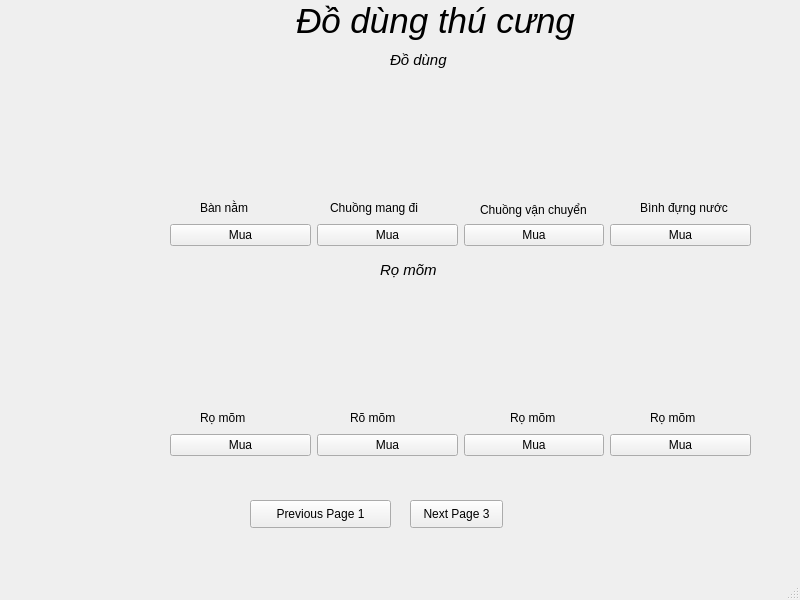
<?xml version="1.0" encoding="UTF-8"?>
<ui version="4.0">
 <class>MainWindow</class>
 <widget class="QMainWindow" name="MainWindow">
  <property name="geometry">
   <rect>
    <x>0</x>
    <y>0</y>
    <width>800</width>
    <height>600</height>
   </rect>
  </property>
  <property name="windowTitle">
   <string>MainWindow</string>
  </property>
  <widget class="QWidget" name="centralwidget">
   <widget class="QLabel" name="label">
    <property name="geometry">
     <rect>
      <x>0</x>
      <y>0</y>
      <width>151</width>
      <height>151</height>
     </rect>
    </property>
    <property name="styleSheet">
     <string notr="true">background-repeat: no-repeat;
background-position: center;
</string>
    </property>
    <property name="text">
     <string/>
    </property>
    <property name="pixmap">
     <pixmap resource="k.qrc">:/newPrefix/Downloads/spa.jpg</pixmap>
    </property>
    <property name="scaledContents">
     <bool>true</bool>
    </property>
   </widget>
   <widget class="QWidget" name="layoutWidget_3">
    <property name="geometry">
     <rect>
      <x>170</x>
      <y>220</y>
      <width>581</width>
      <height>30</height>
     </rect>
    </property>
    <layout class="QHBoxLayout" name="horizontalLayout">
     <item>
      <widget class="QPushButton" name="pushButton">
       <property name="text">
        <string>Mua</string>
       </property>
      </widget>
     </item>
     <item>
      <widget class="QPushButton" name="pushButton_2">
       <property name="text">
        <string>Mua</string>
       </property>
      </widget>
     </item>
     <item>
      <widget class="QPushButton" name="pushButton_3">
       <property name="text">
        <string>Mua</string>
       </property>
      </widget>
     </item>
     <item>
      <widget class="QPushButton" name="pushButton_4">
       <property name="text">
        <string>Mua</string>
       </property>
      </widget>
     </item>
    </layout>
   </widget>
   <widget class="QLabel" name="label_6">
    <property name="geometry">
     <rect>
      <x>200</x>
      <y>200</y>
      <width>55</width>
      <height>16</height>
     </rect>
    </property>
    <property name="text">
     <string>Bàn nằm</string>
    </property>
   </widget>
   <widget class="QLabel" name="label_7">
    <property name="geometry">
     <rect>
      <x>330</x>
      <y>200</y>
      <width>131</width>
      <height>16</height>
     </rect>
    </property>
    <property name="text">
     <string>Chuồng mang đi</string>
    </property>
   </widget>
   <widget class="QLabel" name="label_8">
    <property name="geometry">
     <rect>
      <x>480</x>
      <y>200</y>
      <width>121</width>
      <height>20</height>
     </rect>
    </property>
    <property name="text">
     <string>Chuồng vận chuyển</string>
    </property>
   </widget>
   <widget class="QLabel" name="label_9">
    <property name="geometry">
     <rect>
      <x>640</x>
      <y>200</y>
      <width>101</width>
      <height>16</height>
     </rect>
    </property>
    <property name="text">
     <string>Bình đựng nước</string>
    </property>
   </widget>
   <widget class="QLabel" name="label_10">
    <property name="geometry">
     <rect>
      <x>370</x>
      <y>60</y>
      <width>55</width>
      <height>16</height>
     </rect>
    </property>
    <property name="text">
     <string/>
    </property>
   </widget>
   <widget class="QWidget" name="layoutWidget_4">
    <property name="geometry">
     <rect>
      <x>170</x>
      <y>430</y>
      <width>581</width>
      <height>30</height>
     </rect>
    </property>
    <layout class="QHBoxLayout" name="horizontalLayout_2">
     <item>
      <widget class="QPushButton" name="pushButton_5">
       <property name="text">
        <string>Mua</string>
       </property>
      </widget>
     </item>
     <item>
      <widget class="QPushButton" name="pushButton_6">
       <property name="text">
        <string>Mua</string>
       </property>
      </widget>
     </item>
     <item>
      <widget class="QPushButton" name="pushButton_7">
       <property name="text">
        <string>Mua</string>
       </property>
      </widget>
     </item>
     <item>
      <widget class="QPushButton" name="pushButton_8">
       <property name="text">
        <string>Mua</string>
       </property>
      </widget>
     </item>
    </layout>
   </widget>
   <widget class="QLabel" name="label_13">
    <property name="geometry">
     <rect>
      <x>200</x>
      <y>410</y>
      <width>101</width>
      <height>16</height>
     </rect>
    </property>
    <property name="text">
     <string>Rọ mõm </string>
    </property>
   </widget>
   <widget class="QLabel" name="label_14">
    <property name="geometry">
     <rect>
      <x>650</x>
      <y>410</y>
      <width>55</width>
      <height>16</height>
     </rect>
    </property>
    <property name="text">
     <string>Rọ mõm</string>
    </property>
   </widget>
   <widget class="QLabel" name="label_15">
    <property name="geometry">
     <rect>
      <x>510</x>
      <y>410</y>
      <width>55</width>
      <height>16</height>
     </rect>
    </property>
    <property name="text">
     <string>Rọ mõm</string>
    </property>
   </widget>
   <widget class="QLabel" name="label_16">
    <property name="geometry">
     <rect>
      <x>350</x>
      <y>410</y>
      <width>55</width>
      <height>16</height>
     </rect>
    </property>
    <property name="text">
     <string>Rõ mõm</string>
    </property>
   </widget>
   <widget class="QLabel" name="label_2">
    <property name="geometry">
     <rect>
      <x>200</x>
      <y>340</y>
      <width>71</width>
      <height>61</height>
     </rect>
    </property>
    <property name="text">
     <string/>
    </property>
    <property name="pixmap">
     <pixmap>../../../Downloads/tải xuống (28).jpeg</pixmap>
    </property>
    <property name="scaledContents">
     <bool>true</bool>
    </property>
   </widget>
   <widget class="QLabel" name="label_3">
    <property name="geometry">
     <rect>
      <x>350</x>
      <y>340</y>
      <width>91</width>
      <height>61</height>
     </rect>
    </property>
    <property name="text">
     <string/>
    </property>
    <property name="pixmap">
     <pixmap>../../../Downloads/tải xuống (27).jpeg</pixmap>
    </property>
    <property name="scaledContents">
     <bool>true</bool>
    </property>
   </widget>
   <widget class="QLabel" name="label_4">
    <property name="geometry">
     <rect>
      <x>490</x>
      <y>350</y>
      <width>111</width>
      <height>61</height>
     </rect>
    </property>
    <property name="text">
     <string/>
    </property>
    <property name="pixmap">
     <pixmap>../../../Downloads/tải xuống (26).jpeg</pixmap>
    </property>
    <property name="scaledContents">
     <bool>true</bool>
    </property>
   </widget>
   <widget class="QLabel" name="label_5">
    <property name="geometry">
     <rect>
      <x>640</x>
      <y>340</y>
      <width>81</width>
      <height>61</height>
     </rect>
    </property>
    <property name="text">
     <string/>
    </property>
    <property name="pixmap">
     <pixmap>../../../Downloads/tải xuống (25).jpeg</pixmap>
    </property>
    <property name="scaledContents">
     <bool>true</bool>
    </property>
   </widget>
   <widget class="QLabel" name="label_17">
    <property name="geometry">
     <rect>
      <x>180</x>
      <y>120</y>
      <width>111</width>
      <height>81</height>
     </rect>
    </property>
    <property name="text">
     <string/>
    </property>
    <property name="pixmap">
     <pixmap>../../../Downloads/tải xuống (24).jpeg</pixmap>
    </property>
    <property name="scaledContents">
     <bool>true</bool>
    </property>
   </widget>
   <widget class="QLabel" name="label_18">
    <property name="geometry">
     <rect>
      <x>330</x>
      <y>120</y>
      <width>101</width>
      <height>71</height>
     </rect>
    </property>
    <property name="text">
     <string/>
    </property>
    <property name="pixmap">
     <pixmap>../../../Downloads/tải xuống (23).jpeg</pixmap>
    </property>
    <property name="scaledContents">
     <bool>true</bool>
    </property>
   </widget>
   <widget class="QLabel" name="label_19">
    <property name="geometry">
     <rect>
      <x>490</x>
      <y>120</y>
      <width>81</width>
      <height>71</height>
     </rect>
    </property>
    <property name="text">
     <string/>
    </property>
    <property name="pixmap">
     <pixmap>../../../Downloads/tải xuống (21).jpeg</pixmap>
    </property>
    <property name="scaledContents">
     <bool>true</bool>
    </property>
   </widget>
   <widget class="QLabel" name="label_20">
    <property name="geometry">
     <rect>
      <x>630</x>
      <y>120</y>
      <width>101</width>
      <height>71</height>
     </rect>
    </property>
    <property name="text">
     <string/>
    </property>
    <property name="pixmap">
     <pixmap>../../../Downloads/tải xuống (22).jpeg</pixmap>
    </property>
    <property name="scaledContents">
     <bool>true</bool>
    </property>
   </widget>
   <widget class="QPushButton" name="pushButton_9">
    <property name="geometry">
     <rect>
      <x>410</x>
      <y>500</y>
      <width>93</width>
      <height>28</height>
     </rect>
    </property>
    <property name="text">
     <string>Next Page 3</string>
    </property>
   </widget>
   <widget class="QPushButton" name="pushButton_10">
    <property name="geometry">
     <rect>
      <x>250</x>
      <y>500</y>
      <width>141</width>
      <height>28</height>
     </rect>
    </property>
    <property name="text">
     <string>Previous Page 1</string>
    </property>
   </widget>
   <widget class="QLabel" name="label_21">
    <property name="geometry">
     <rect>
      <x>0</x>
      <y>0</y>
      <width>811</width>
      <height>581</height>
     </rect>
    </property>
    <property name="text">
     <string/>
    </property>
    <property name="pixmap">
     <pixmap>../../../Downloads/blob-scene-haikei.png</pixmap>
    </property>
    <property name="scaledContents">
     <bool>true</bool>
    </property>
   </widget>
   <widget class="QPushButton" name="pushButton_11">
    <property name="geometry">
     <rect>
      <x>280</x>
      <y>0</y>
      <width>311</width>
      <height>41</height>
     </rect>
    </property>
    <property name="styleSheet">
     <string notr="true">border : none;
font-family: &quot;Times New Roman&quot;;
font-style: italic;
font-size: 35px;</string>
    </property>
    <property name="text">
     <string>Đồ dùng thú cưng</string>
    </property>
   </widget>
   <widget class="QLabel" name="label_11">
    <property name="geometry">
     <rect>
      <x>390</x>
      <y>50</y>
      <width>121</width>
      <height>20</height>
     </rect>
    </property>
    <property name="styleSheet">
     <string notr="true">border : none;
font-family: &quot;Times New Roman&quot;;
font-style: italic;
font-size: 15px;</string>
    </property>
    <property name="text">
     <string>Đồ dùng</string>
    </property>
   </widget>
   <widget class="QLabel" name="label_12">
    <property name="geometry">
     <rect>
      <x>380</x>
      <y>260</y>
      <width>121</width>
      <height>20</height>
     </rect>
    </property>
    <property name="styleSheet">
     <string notr="true">border : none;
font-family: &quot;Times New Roman&quot;;
font-style: italic;
font-size: 15px;</string>
    </property>
    <property name="text">
     <string>Rọ mõm</string>
    </property>
   </widget>
   <zorder>label_21</zorder>
   <zorder>label</zorder>
   <zorder>layoutWidget_3</zorder>
   <zorder>label_6</zorder>
   <zorder>label_7</zorder>
   <zorder>label_8</zorder>
   <zorder>label_9</zorder>
   <zorder>label_10</zorder>
   <zorder>layoutWidget_4</zorder>
   <zorder>label_13</zorder>
   <zorder>label_14</zorder>
   <zorder>label_15</zorder>
   <zorder>label_16</zorder>
   <zorder>label_2</zorder>
   <zorder>label_3</zorder>
   <zorder>label_4</zorder>
   <zorder>label_5</zorder>
   <zorder>label_17</zorder>
   <zorder>label_18</zorder>
   <zorder>label_19</zorder>
   <zorder>label_20</zorder>
   <zorder>pushButton_9</zorder>
   <zorder>pushButton_10</zorder>
   <zorder>pushButton_11</zorder>
   <zorder>label_11</zorder>
   <zorder>label_12</zorder>
  </widget>
  <widget class="QMenuBar" name="menubar">
   <property name="geometry">
    <rect>
     <x>0</x>
     <y>0</y>
     <width>800</width>
     <height>26</height>
    </rect>
   </property>
  </widget>
  <widget class="QStatusBar" name="statusbar"/>
 </widget>
 <resources>
  <include location="k.qrc"/>
 </resources>
 <connections/>
</ui>
